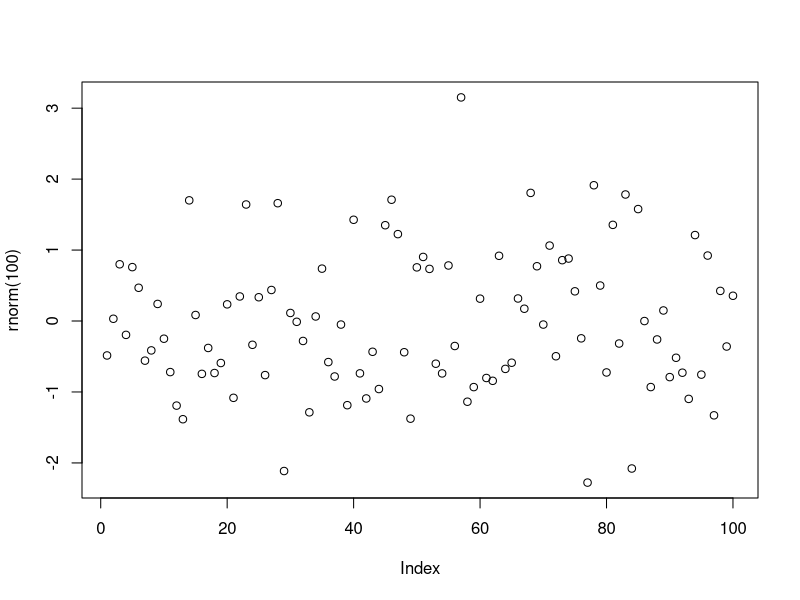

Source code (R): (Note: this script raises an error after producing the figure.)
## ---- chunk 1
maths <- c(12, 16, 8, 18, 6, 10)
anglais <- c(14, 9, 13, 15, 17, 11)
sport <- c(18, 11, 14, 10, 8, 12)
## ---- chunk 2
mean(anglais)
(maths + anglais + sport) / 3
## ---- chunk 3
maths <- c(12, 16, 8, 18, 6, 10)
anglais <- c(14, 9, 13, 15, 17, 11)
sport <- c(18, 11, 14, 10, 8, 12)
## ---- chunk 4
mean(anglais)
(maths + anglais + sport) / 3
plot(rnorm(100))
 knitr::include_graphics("images/unicorn.png")
